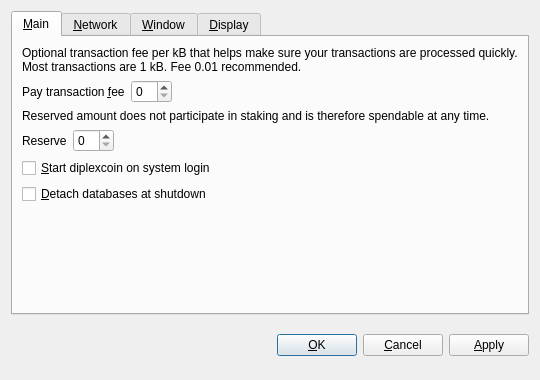
<?xml version="1.0" encoding="UTF-8"?>
<ui version="4.0">
 <class>OptionsDialog</class>
 <widget class="QDialog" name="OptionsDialog">
  <property name="geometry">
   <rect>
    <x>0</x>
    <y>0</y>
    <width>540</width>
    <height>380</height>
   </rect>
  </property>
  <property name="windowTitle">
   <string>Options</string>
  </property>
  <property name="modal">
   <bool>true</bool>
  </property>
  <layout class="QVBoxLayout" name="verticalLayout">
   <item>
    <widget class="QTabWidget" name="tabWidget">
     <property name="tabPosition">
      <enum>QTabWidget::North</enum>
     </property>
     <property name="currentIndex">
      <number>0</number>
     </property>
     <widget class="QWidget" name="tabMain">
      <attribute name="title">
       <string>&amp;Main</string>
      </attribute>
      <layout class="QVBoxLayout" name="verticalLayout_Main">
       <item>
        <widget class="QLabel" name="transactionFeeInfoLabel">
         <property name="text">
          <string>Optional transaction fee per kB that helps make sure your transactions are processed quickly. Most transactions are 1 kB. Fee 0.01 recommended.</string>
         </property>
         <property name="textFormat">
          <enum>Qt::PlainText</enum>
         </property>
         <property name="wordWrap">
          <bool>true</bool>
         </property>
        </widget>
       </item>
       <item>
        <layout class="QHBoxLayout" name="horizontalLayoutFee">
         <item>
          <widget class="QLabel" name="transactionFeeLabel">
           <property name="text">
            <string>Pay transaction &amp;fee</string>
           </property>
           <property name="textFormat">
            <enum>Qt::PlainText</enum>
           </property>
           <property name="buddy">
            <cstring>transactionFee</cstring>
           </property>
          </widget>
         </item>
         <item>
          <widget class="BitcoinAmountField" name="transactionFee"/>
         </item>
         <item>
          <spacer name="horizontalSpacerFee">
           <property name="orientation">
            <enum>Qt::Horizontal</enum>
           </property>
           <property name="sizeHint" stdset="0">
            <size>
             <width>40</width>
             <height>20</height>
            </size>
           </property>
          </spacer>
         </item>
        </layout>
       </item>
       <item>
        <widget class="QLabel" name="reserveBalanceInfoLabel">
         <property name="text">
          <string>Reserved amount does not participate in staking and is therefore spendable at any time.</string>
         </property>
         <property name="textFormat">
          <enum>Qt::PlainText</enum>
         </property>
         <property name="wordWrap">
          <bool>true</bool>
         </property>
        </widget>
       </item>
       <item>
        <layout class="QHBoxLayout" name="horizontalLayoutReserveBalance">
         <item>
          <widget class="QLabel" name="reserveBalanceLabel">
           <property name="text">
            <string>Reserve</string>
           </property>
           <property name="textFormat">
            <enum>Qt::PlainText</enum>
           </property>
           <property name="buddy">
            <cstring>reserveBalance</cstring>
           </property>
          </widget>
         </item>
         <item>
          <widget class="BitcoinAmountField" name="reserveBalance"/>
         </item>
         <item>
          <spacer name="horizontalSpacerReserveBalance">
           <property name="orientation">
            <enum>Qt::Horizontal</enum>
           </property>
           <property name="sizeHint" stdset="0">
            <size>
             <width>40</width>
             <height>20</height>
            </size>
           </property>
          </spacer>
         </item>
        </layout>
       </item>
       <item>
        <widget class="QCheckBox" name="bitcoinAtStartup">
         <property name="toolTip">
          <string>Automatically start diplexcoin after logging in to the system.</string>
         </property>
         <property name="text">
          <string>&amp;Start diplexcoin on system login</string>
         </property>
        </widget>
       </item>
       <item>
        <widget class="QCheckBox" name="detachDatabases">
         <property name="toolTip">
          <string>Detach block and address databases at shutdown. This means they can be moved to another data directory, but it slows down shutdown. The wallet is always detached.</string>
         </property>
         <property name="text">
          <string>&amp;Detach databases at shutdown</string>
         </property>
        </widget>
       </item>
       <item>
        <spacer name="verticalSpacer_Main">
         <property name="orientation">
          <enum>Qt::Vertical</enum>
         </property>
         <property name="sizeHint" stdset="0">
          <size>
           <width>20</width>
           <height>40</height>
          </size>
         </property>
        </spacer>
       </item>
      </layout>
     </widget>
     <widget class="QWidget" name="tabNetwork">
      <attribute name="title">
       <string>&amp;Network</string>
      </attribute>
      <layout class="QVBoxLayout" name="verticalLayout_Network">
       <item>
        <widget class="QCheckBox" name="mapPortUpnp">
         <property name="toolTip">
          <string>Automatically open the diplexcoin client port on the router. This only works when your router supports UPnP and it is enabled.</string>
         </property>
         <property name="text">
          <string>Map port using &amp;UPnP</string>
         </property>
        </widget>
       </item>
       <item>
        <widget class="QCheckBox" name="connectSocks">
         <property name="toolTip">
          <string>Connect to the diplexcoin network through a SOCKS proxy (e.g. when connecting through Tor).</string>
         </property>
         <property name="text">
          <string>&amp;Connect through SOCKS proxy:</string>
         </property>
        </widget>
       </item>
       <item>
        <layout class="QHBoxLayout" name="horizontalLayout_Network">
         <item>
          <widget class="QLabel" name="proxyIpLabel">
           <property name="text">
            <string>Proxy &amp;IP:</string>
           </property>
           <property name="textFormat">
            <enum>Qt::PlainText</enum>
           </property>
           <property name="buddy">
            <cstring>proxyIp</cstring>
           </property>
          </widget>
         </item>
         <item>
          <widget class="QValidatedLineEdit" name="proxyIp">
           <property name="maximumSize">
            <size>
             <width>140</width>
             <height>16777215</height>
            </size>
           </property>
           <property name="toolTip">
            <string>IP address of the proxy (e.g. 127.0.0.1)</string>
           </property>
          </widget>
         </item>
         <item>
          <widget class="QLabel" name="proxyPortLabel">
           <property name="text">
            <string>&amp;Port:</string>
           </property>
           <property name="textFormat">
            <enum>Qt::PlainText</enum>
           </property>
           <property name="buddy">
            <cstring>proxyPort</cstring>
           </property>
          </widget>
         </item>
         <item>
          <widget class="QLineEdit" name="proxyPort">
           <property name="maximumSize">
            <size>
             <width>55</width>
             <height>16777215</height>
            </size>
           </property>
           <property name="toolTip">
            <string>Port of the proxy (e.g. 9050)</string>
           </property>
          </widget>
         </item>
         <item>
          <widget class="QLabel" name="socksVersionLabel">
           <property name="text">
            <string>SOCKS &amp;Version:</string>
           </property>
           <property name="textFormat">
            <enum>Qt::PlainText</enum>
           </property>
           <property name="buddy">
            <cstring>socksVersion</cstring>
           </property>
          </widget>
         </item>
         <item>
          <widget class="QValueComboBox" name="socksVersion">
           <property name="toolTip">
            <string>SOCKS version of the proxy (e.g. 5)</string>
           </property>
          </widget>
         </item>
         <item>
          <spacer name="horizontalSpacer_Network">
           <property name="orientation">
            <enum>Qt::Horizontal</enum>
           </property>
           <property name="sizeHint" stdset="0">
            <size>
             <width>40</width>
             <height>20</height>
            </size>
           </property>
          </spacer>
         </item>
        </layout>
       </item>
       <item>
        <spacer name="verticalSpacer_Network">
         <property name="orientation">
          <enum>Qt::Vertical</enum>
         </property>
         <property name="sizeHint" stdset="0">
          <size>
           <width>20</width>
           <height>40</height>
          </size>
         </property>
        </spacer>
       </item>
      </layout>
     </widget>
     <widget class="QWidget" name="tabWindow">
      <attribute name="title">
       <string>&amp;Window</string>
      </attribute>
      <layout class="QVBoxLayout" name="verticalLayout_Window">
       <item>
        <widget class="QCheckBox" name="minimizeToTray">
         <property name="toolTip">
          <string>Show only a tray icon after minimizing the window.</string>
         </property>
         <property name="text">
          <string>&amp;Minimize to the tray instead of the taskbar</string>
         </property>
        </widget>
       </item>
       <item>
        <widget class="QCheckBox" name="minimizeOnClose">
         <property name="toolTip">
          <string>Minimize instead of exit the application when the window is closed. When this option is enabled, the application will be closed only after selecting Quit in the menu.</string>
         </property>
         <property name="text">
          <string>M&amp;inimize on close</string>
         </property>
        </widget>
       </item>
       <item>
        <spacer name="verticalSpacer_Window">
         <property name="orientation">
          <enum>Qt::Vertical</enum>
         </property>
         <property name="sizeHint" stdset="0">
          <size>
           <width>20</width>
           <height>40</height>
          </size>
         </property>
        </spacer>
       </item>
      </layout>
     </widget>
     <widget class="QWidget" name="tabDisplay">
      <attribute name="title">
       <string>&amp;Display</string>
      </attribute>
      <layout class="QVBoxLayout" name="verticalLayout_Display">
       <item>
        <layout class="QHBoxLayout" name="horizontalLayout_1_Display">
         <item>
          <widget class="QLabel" name="langLabel">
           <property name="text">
            <string>User Interface &amp;language:</string>
           </property>
           <property name="textFormat">
            <enum>Qt::PlainText</enum>
           </property>
           <property name="buddy">
            <cstring>lang</cstring>
           </property>
          </widget>
         </item>
         <item>
          <widget class="QValueComboBox" name="lang">
           <property name="toolTip">
            <string>The user interface language can be set here. This setting will take effect after restarting diplexcoin.</string>
           </property>
          </widget>
         </item>
        </layout>
       </item>
       <item>
        <layout class="QHBoxLayout" name="horizontalLayout_2_Display">
         <item>
          <widget class="QLabel" name="unitLabel">
           <property name="text">
            <string>&amp;Unit to show amounts in:</string>
           </property>
           <property name="textFormat">
            <enum>Qt::PlainText</enum>
           </property>
           <property name="buddy">
            <cstring>unit</cstring>
           </property>
          </widget>
         </item>
         <item>
          <widget class="QValueComboBox" name="unit">
           <property name="toolTip">
            <string>Choose the default subdivision unit to show in the interface and when sending coins.</string>
           </property>
          </widget>
         </item>
        </layout>
       </item>
       <item>
        <widget class="QCheckBox" name="usediplexcoinTheme">
         <property name="text">
          <string>Use diplexcoin visual theme (requires restart)</string>
         </property>
        </widget>
       </item>	   
       <item>
        <widget class="QCheckBox" name="displayAddresses">
         <property name="toolTip">
          <string>Whether to show diplexcoin addresses in the transaction list or not.</string>
         </property>
         <property name="text">
          <string>&amp;Display addresses in transaction list</string>
         </property>
        </widget>
       </item>
       <item>
        <widget class="QCheckBox" name="coinControlFeatures">
         <property name="toolTip">
          <string>Whether to show coin control features or not.</string>
         </property>
         <property name="text">
          <string>Display coin &amp;control features (experts only!)</string>
         </property>
        </widget>
       </item>
       <item>
        <spacer name="verticalSpacer_Display">
         <property name="orientation">
          <enum>Qt::Vertical</enum>
         </property>
         <property name="sizeHint" stdset="0">
          <size>
           <width>20</width>
           <height>40</height>
          </size>
         </property>
        </spacer>
       </item>
      </layout>
     </widget>
    </widget>
   </item>
   <item>
    <layout class="QHBoxLayout" name="horizontalLayout_Buttons">
     <item>
      <spacer name="horizontalSpacer_1">
       <property name="orientation">
        <enum>Qt::Horizontal</enum>
       </property>
       <property name="sizeHint" stdset="0">
        <size>
         <width>40</width>
         <height>48</height>
        </size>
       </property>
      </spacer>
     </item>
     <item>
      <widget class="QLabel" name="statusLabel">
       <property name="font">
        <font>
         <weight>75</weight>
         <bold>true</bold>
        </font>
       </property>
       <property name="text">
        <string/>
       </property>
       <property name="textFormat">
        <enum>Qt::PlainText</enum>
       </property>
       <property name="wordWrap">
        <bool>true</bool>
       </property>
      </widget>
     </item>
     <item>
      <spacer name="horizontalSpacer_2">
       <property name="orientation">
        <enum>Qt::Horizontal</enum>
       </property>
       <property name="sizeHint" stdset="0">
        <size>
         <width>40</width>
         <height>48</height>
        </size>
       </property>
      </spacer>
     </item>
     <item>
      <widget class="QPushButton" name="okButton">
       <property name="text">
        <string>&amp;OK</string>
       </property>
      </widget>
     </item>
     <item>
      <widget class="QPushButton" name="cancelButton">
       <property name="text">
        <string>&amp;Cancel</string>
       </property>
       <property name="autoDefault">
        <bool>false</bool>
       </property>
      </widget>
     </item>
     <item>
      <widget class="QPushButton" name="applyButton">
       <property name="text">
        <string>&amp;Apply</string>
       </property>
       <property name="autoDefault">
        <bool>false</bool>
       </property>
      </widget>
     </item>
    </layout>
   </item>
  </layout>
 </widget>
 <customwidgets>
  <customwidget>
   <class>BitcoinAmountField</class>
   <extends>QSpinBox</extends>
   <header>bitcoinamountfield.h</header>
  </customwidget>
  <customwidget>
   <class>QValueComboBox</class>
   <extends>QComboBox</extends>
   <header>qvaluecombobox.h</header>
  </customwidget>
  <customwidget>
   <class>QValidatedLineEdit</class>
   <extends>QLineEdit</extends>
   <header>qvalidatedlineedit.h</header>
  </customwidget>
 </customwidgets>
 <resources/>
 <connections/>
</ui>
